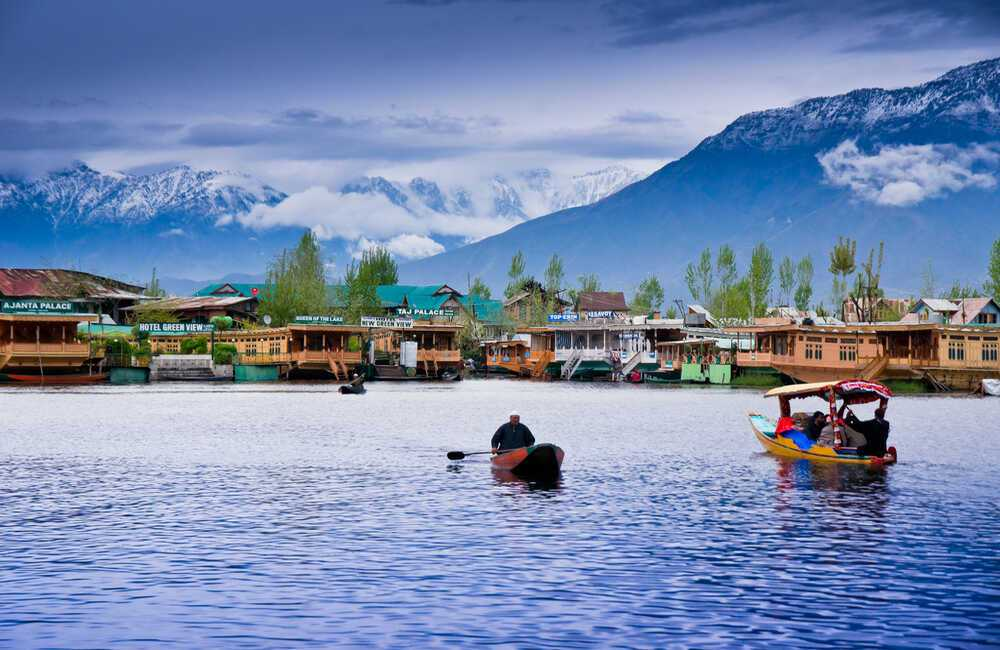
#> input picture assignments/assignment3/KASHMIR.jpg, 1000 x 650 px, found by its file name
$ python assignment3.py   (older library calls are emulated)
#> lines starting #> are read from the running program, lines starting #| are printed output that depends on the picture
### pixel_visions/utils.py
"""
utils.py

This module provides utility functions for common image processing tasks.
It supports loading, saving, resizing, converting to grayscale, and plotting
images, along with basic image manipulations. These utility functions are
designed to simplify and streamline the image processing workflows in the
Pixel-Visions project.

"""
import cv2
import numpy as np
import matplotlib
import matplotlib.pyplot as plt
from enum import Enum, auto
from typing import Dict, Tuple, List, Any, Callable

class ImageLoadType(Enum):
    COLOR = cv2.IMREAD_COLOR
    GRAYSCALE = cv2.IMREAD_GRAYSCALE
    UNCHANGED = cv2.IMREAD_UNCHANGED


def load_image(image_path:str, image_load_type: ImageLoadType = ImageLoadType.UNCHANGED) -> np.ndarray:
    """
    Loads the image from the image file path and returns a numpy array represenation of the image.

    Parameters:
        - image_path(str)                   : The path to the image file.
        - image_load_type(ImageLoadType)    : The type of image loading (COLOR, GRAYSCALE, UNCHANGED)

    Returns:
        - np.ndarray        : The numpy array representation of the image.
    """
#> called with image_path = 'Input_Images/KASHMIR.jpg'
    image = cv2.imread(image_path, image_load_type.value)
#> image is the input picture: shape (650, 1000, 3); mean B, G, R 174.1, 137.7, 118.9
#> call 3 of load_image, with image_path = 'Input_Images/KASHMIR.jpg'
#> in load_image (call 3), `image = cv2.imread(image_path, image_load_type.value)`:
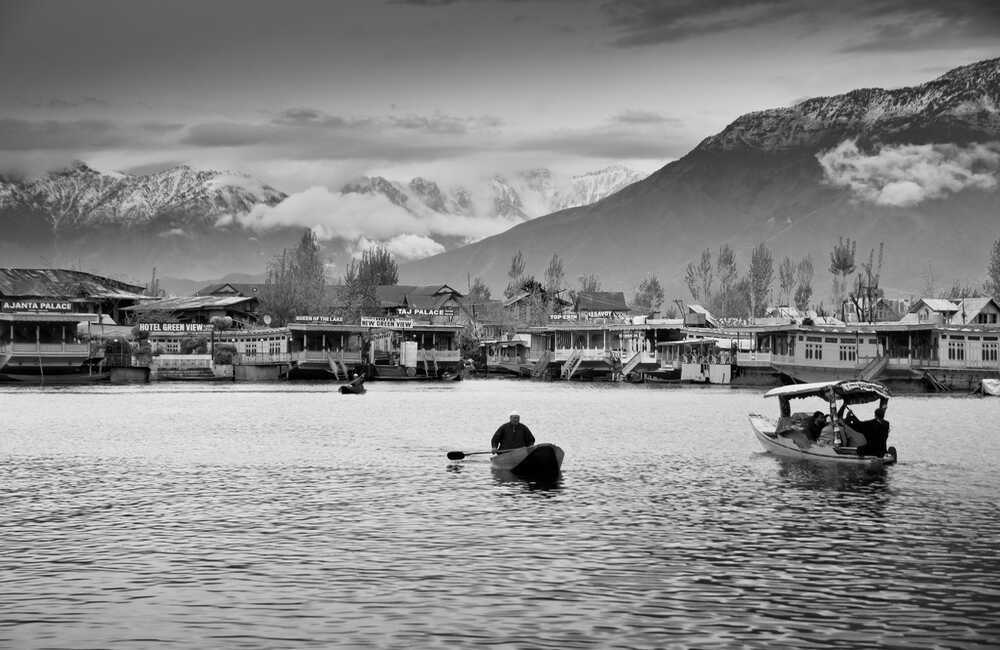
#> image: shape (650, 1000); min 0, max 255, mean 136.3
#> in apply (call 2), `return self.function(image, *args, **kwargs)`:
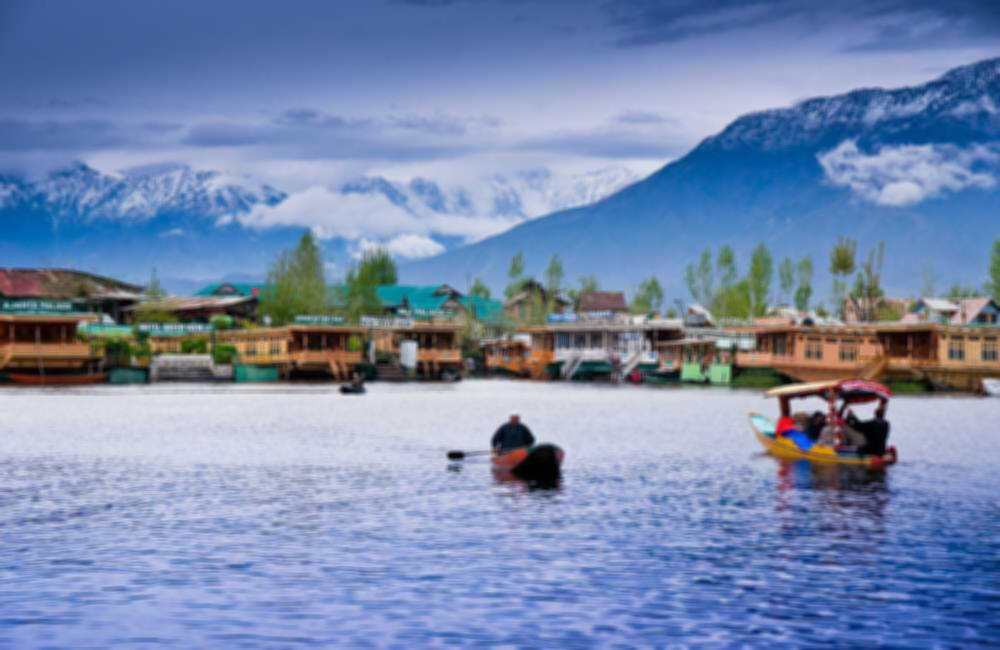
#> returned value: shape (650, 1000, 3); mean of channels 0, 1, 2 174.1, 137.8, 118.9; drawn as B, G, R

    if image is None:
        raise FileNotFoundError(f"Image not found at path: {image_path}")
    return image

# [16 lines left out: function save_image, not called in this run]

def plot_images(images: Dict[str, np.ndarray], outputfile: str = None, title: str = "", axis: str = "off") -> None:
    """
    Display the images with the given title.

    Parameters:
        - images (Dict[str, np.ndarray]) : Dictionary of images to plot
        - title (str)                    : Text to display as title of the plot
        - outputfile (str)               : The output file path.
        - axis (str)                     : String to display the axis in the plot. Default is OFF.
    """
#> called with title = 'Filtered GrayScale Image', axis = 'off'

    if images is None or not images:
        raise ValueError("ERROR: Images not available or empty.")

    for key, image in images.items():
        if not isinstance(image, np.ndarray):
            raise ValueError(f"ERROR: Image '{key}' is not a valid NumPy array.")
#> this loop made 6 passes
#> key on passes 1 to 6: 'Original Image', "'Gaussian", 'Average', 'Median', 'Bilateral', 'Box'

    num_cols = 2 if len(images) > 1 else 1
#> num_cols = 2
    num_rows = (len(images) + num_cols - 1) // num_cols
#> num_rows = 3

    plt.figure(figsize=(30 , 12 * num_rows))

    for i, (key, image) in enumerate(images.items()):
        plt.subplot(num_rows, num_cols, i + 1)

        # Check for binary images (values 0 or 1)
        if image.ndim == 2:  # Grayscale or binary image
            if image.max() <= 1:  # Binary image
                image = (image * 255).astype(np.uint8)  # Convert to 0-255 range
            plt.imshow(image, cmap="gray")
        elif image.ndim == 3:  # Colored image
            plt.imshow(cv2.cvtColor(image, cv2.COLOR_BGR2RGB))
        else:
            raise ValueError(f"ERROR: Image '{key}' has unsupported shape: {image.shape}")

        plt.axis(axis)
        plt.title(key, fontsize=14)

    plt.suptitle(title, fontsize=16)
    plt.tight_layout(rect=[0, 0, 1, 0.95])
    if outputfile:
        plt.savefig(outputfile)
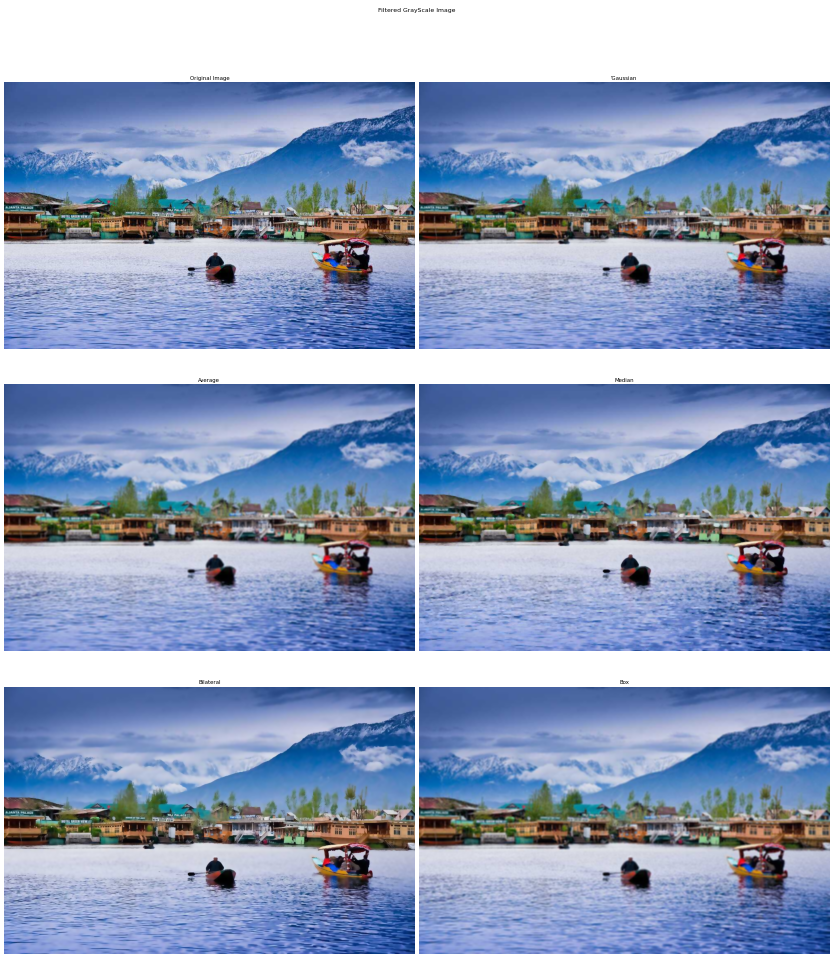
#> figure drawn by matplotlib, 6 panels

    # print(outputfile)
    plt.show()
    # Close the figure after showing
    plt.close()

# [188 lines left out: functions display_image_statistics, get_image_size, get_pixel_statistics, threshold_image, normalize_image, subtract_images and 1 more, not called in this run]

class NoiseType(Enum):
    GAUSSIAN = ("GAUSSIAN", lambda image, **kwargs: add_gaussian_noise(image, **kwargs))
    SALT_AND_PEPPER = ("SALT_AND_PEPPER", lambda image, **kwargs: add_salt_and_pepper_noise(image, **kwargs))

    def __init__(self, name:str, function:Callable):
        """
        Initializes the noise type enum member.

        Parameters:
            name (str): The name of the noise type as a string.
            function (Callable[[np.ndarray, Any], np.ndarray]): The function associated with the noise type.
        """
        self._name = name
        self._function = function

    # [80 lines left out: functions name, apply, add_gaussian_noise, add_salt_and_pepper_noise, add_noise, not called in this run]

### pixel_visions/image_spatial_filtering.py
"""
Filtering in image processing refers to the process of modifying or enhancing an image
by manipulating its pixel values based on specific algorithms or mathematical operations.
It is widely used to improve image quality, extract features, or prepare images for further analysis.
Types of Filtering
Spatial Filtering:
Involves manipulating the pixel values based on their neighboring pixels within a defined area or window.
    Low-Pass Filters (Smoothing): Reduce noise and blur the image (e.g., Gaussian filter, average filter).
    High-Pass Filters (Sharpening): Enhance edges and fine details (e.g., Laplacian filter, Sobel filter).
Frequency Domain Filtering:
    Involves transforming the image into the frequency domain using techniques like the Fast Fourier Transform (FFT).
    Filters are applied in the frequency domain, and the result is transformed back to the spatial domain.
    Common frequency filters include:
        High-Pass Filters: Emphasize high-frequency components (edges).
        Low-Pass Filters: Emphasize low-frequency components (smooth areas).
"""


import cv2
import numpy as np
from typing import Tuple
import matplotlib.pyplot as plt
from enum import Enum, auto
import pixel_visions.utils as u
from typing import Dict, Tuple, List, Any, Callable

# [123 lines left out: functions apply_filter, _apply_filter_grayscale, _apply_filter_color, not called in this run]

class SpatialFilter(Enum):
    GAUSSIAN = (cv2.GaussianBlur, "'Gaussian") # Smooth the image using a Gaussian kernel.
    AVERAGE = (cv2.blur, "Average") # Smooth the image.
    MEDIAN = (cv2.medianBlur, "Median") # Reduces salt-and-pepper noise
    BILATERAL = (cv2.bilateralFilter, "Bilateral") # Smoothes the image while preserving edges
    BOX = (cv2.boxFilter, "Box") # Apply a box filter (similar to the average filter but with more flexibility)
    def __init__(self, function: Any, name: str) -> None:
        """
        Initializes the spatial filter enum member.
        Args:
            function: The OpenCV function associated with the filter.
            name: The name of the filter as a string.
        """
        self._function = function
        self._name = name
    @property
    def function(self) -> Any:
        """Get the OpenCV function associated with the filter."""
        return self._function
    @property
    def name(self) -> str:
        """Get the name of the filter."""
        return self._name
    def apply(self, image: np.ndarray, *args: Tuple[Any], **kwargs: Any) -> np.ndarray:
        """
        Apply the filter to the given image with additional arguments.
        Args:
            image (np.ndarray): The input image to be filtered.
            *args: Additional positional arguments to pass to the filter function.
            **kwargs: Additional keyword arguments to pass to the filter function.
        Returns:
            np.ndarray: The filtered image.
        """
        return self.function(image, *args, **kwargs)

class EdgeDetection(Enum):
    SOBEL   = ("Sobel", lambda image, **kwargs: sobel_filter(image, **kwargs))
    CANNY   = ("Canny", lambda image, **kwargs: canny_filter(image, **kwargs))
    PREWITT = ("Prewitt", lambda image, **kwargs: prewitt_filter(image, **kwargs))
    ROBERTS = ("Roberts", lambda image, **kwargs: roberts_filter(image, **kwargs))
    GAUSSIAN_DERIVATIVE = ("Gaussian_derivative", lambda image, **kwargs:apply_custom_sobel_filter(image, **kwargs))


    def __init__(self, name: str, function: Callable):
        """
        Initializes the edge detection enum member.

        Args:
            name: The name of the Edge detection filter as a string.
            function: The function associated with the edge detection filter.
        """
        self._name = name
        self._function = function

    # [173 lines left out: functions name, apply, sobel_filter, canny_filter, prewitt_filter, roberts_filter and 1 more, not called in this run]

### assignments/assignment3/assignment3.py
import pixel_visions.utils as u
import pixel_visions.image_scaling as i
import pixel_visions.image_transformations as t
import pixel_visions.image_spatial_filtering as sf
import numpy as np

# Load, save and plot the input image

# Folder path
assignment_folder = "assignments/assignment3/Output/"

# Image file paths
input_image_path = "Input_Images/KASHMIR.jpg"
output_image_path = assignment_folder + "Nature1.jpg"
plot_image_path = assignment_folder + "Nature1_plot.jpg"


# Define dictionary of output images
output_images = {}
original_image = u.load_image(input_image_path, image_load_type=u.ImageLoadType.UNCHANGED)
output_images['Original_Image'] = original_image

color_image = u.load_image(input_image_path, image_load_type=u.ImageLoadType.COLOR)
output_images['Color_Image'] = color_image

grayscale_image = u.load_image(input_image_path, image_load_type=u.ImageLoadType.GRAYSCALE)
output_images['Grayscale_Image'] = grayscale_image

# [41 lines of commented-out code are left out]

filtered_images = {}
filtered_images["Original Image"] = original_image
filtered_color_image_plot = assignment_folder + "3_Filtered_Color_Image.jpg"

# Apply Gaussian filter
filtered_images[sf.SpatialFilter.GAUSSIAN.name] = sf.SpatialFilter.GAUSSIAN.apply(original_image, (5, 5), 0)


# Apply Average filter
filtered_images[sf.SpatialFilter.AVERAGE.name] = sf.SpatialFilter.AVERAGE.apply(original_image, (5, 5))


# Apply Median filter
filtered_images[sf.SpatialFilter.MEDIAN.name] = sf.SpatialFilter.MEDIAN.apply(original_image, 5)


# Apply Bilateral filter
filtered_images[sf.SpatialFilter.BILATERAL.name] = sf.SpatialFilter.BILATERAL.apply(original_image, 9, 75, 75)


# Apply Box filter
filtered_images[sf.SpatialFilter.BOX.name] = sf.SpatialFilter.BOX.apply(original_image, -1, (5, 5), normalize=True)
u.plot_images(filtered_images,filtered_color_image_plot, title = "Filtered GrayScale Image")

$ run again, with assignments/assignment3/Buddha.jpg copied over assignments/assignment3/KASHMIR.jpg
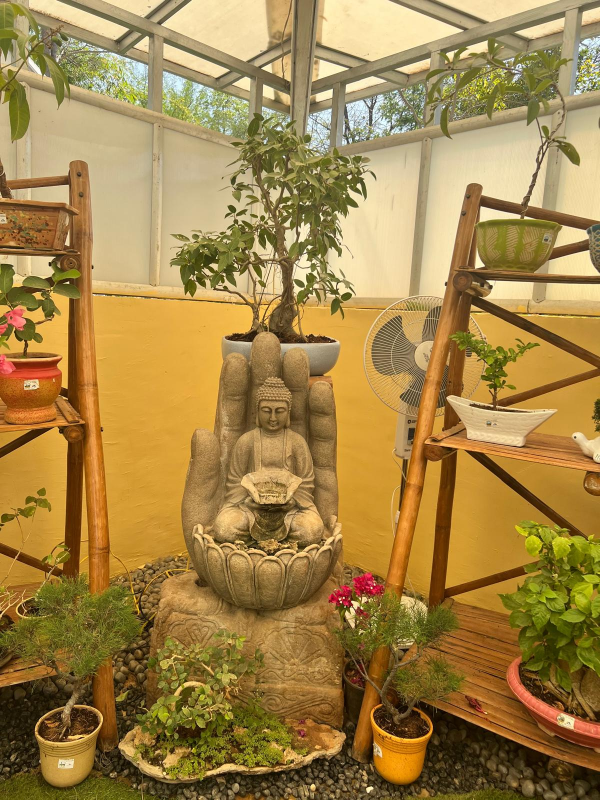
#> input picture assignments/assignment3/Buddha.jpg, 1200 x 1600 px, found by its file name (shown at 1/2 size)
#> in load_image, image is the input picture: shape (1600, 1200, 3); mean B, G, R 72.6, 132.3, 162.7
#> in load_image (call 3), `image = cv2.imread(image_path, image_load_type.value)`:
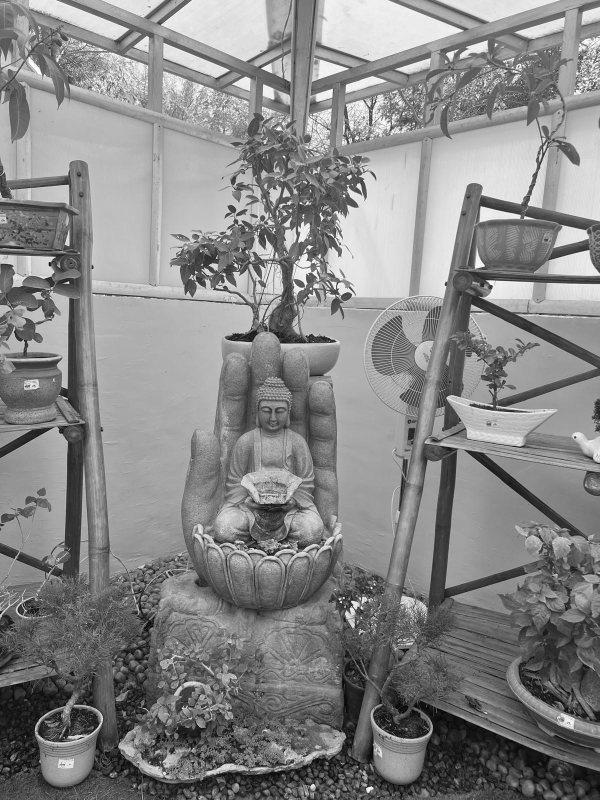
#> image: shape (1600, 1200) (shown at 1/2 size); min 0, max 255, mean 134.5
#> the loop in plot_images, `for key, image in images.items():` made 6 passes
#> key on passes 1 to 6: 'Original Image', "'Gaussian", 'Average', 'Median', 'Bilateral', 'Box'
#> num_cols = 2
#> num_rows = 3
#> the loop in plot_images, `for i, (key, image) in enumerate(images.items()):` made 6 passes

$ run again, with assignments/assignment3/Butterflies.jpg copied over assignments/assignment3/KASHMIR.jpg
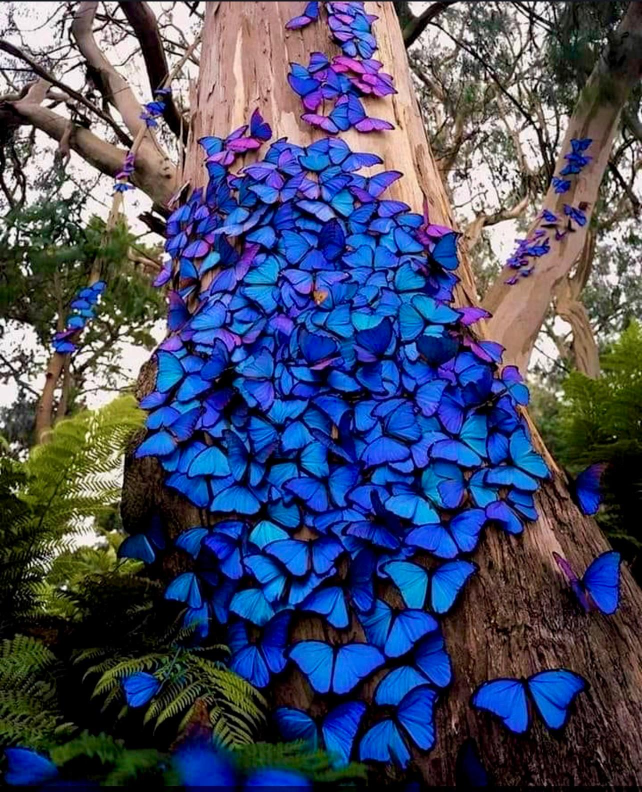
#> input picture assignments/assignment3/Butterflies.jpg, 1284 x 1584 px, found by its file name (shown at 1/2 size)
#> in load_image, image is the input picture: shape (1584, 1284, 3); mean B, G, R 103.9, 76.7, 70.3
#> in load_image (call 3), `image = cv2.imread(image_path, image_load_type.value)`:
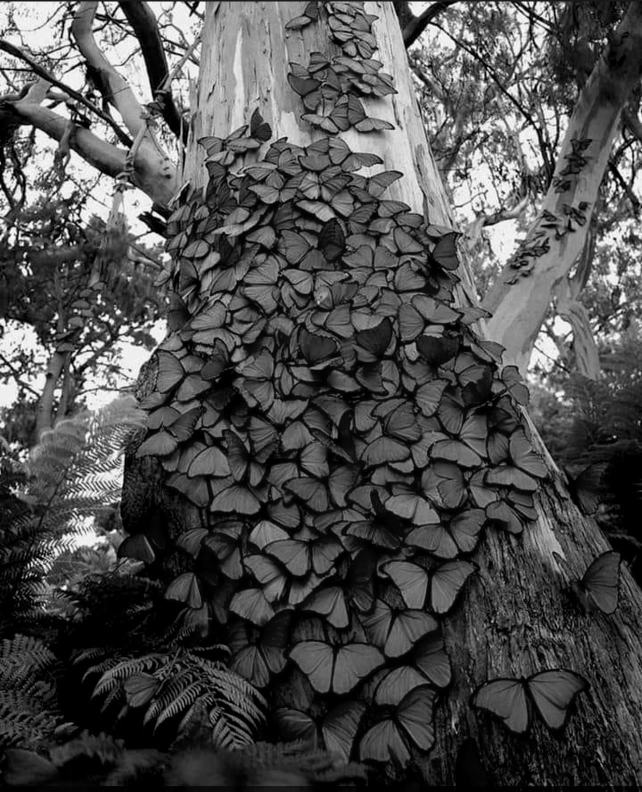
#> image: shape (1584, 1284) (shown at 1/2 size); min 0, max 255, mean 77.7
#> the loop in plot_images, `for key, image in images.items():` made 6 passes
#> key on passes 1 to 6: 'Original Image', "'Gaussian", 'Average', 'Median', 'Bilateral', 'Box'
#> num_cols = 2
#> num_rows = 3
#> the loop in plot_images, `for i, (key, image) in enumerate(images.items()):` made 6 passes

$ run again, with assignments/assignment3/Flower.jpg copied over assignments/assignment3/KASHMIR.jpg
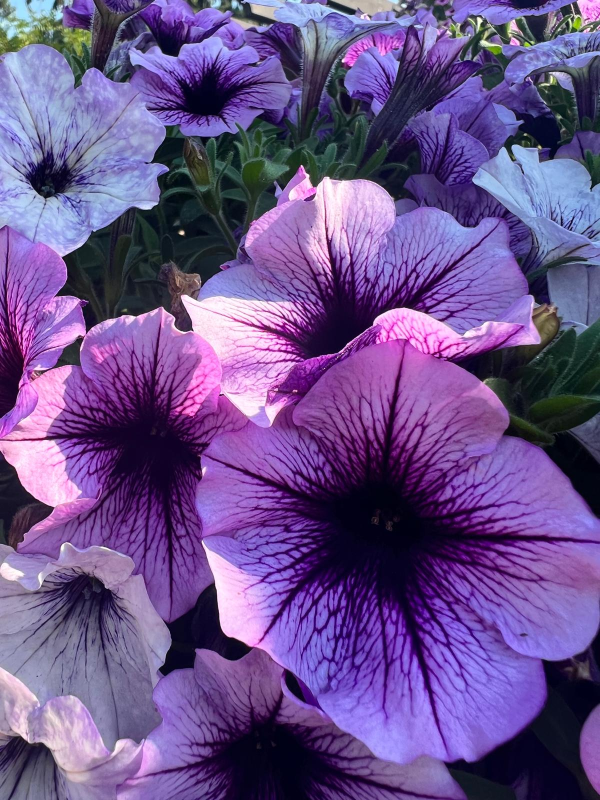
#> input picture assignments/assignment3/Flower.jpg, 1200 x 1600 px, found by its file name (shown at 1/2 size)
#> in load_image, image is the input picture: shape (1600, 1200, 3); mean B, G, R 140.4, 81.4, 106.9
#> in load_image (call 3), `image = cv2.imread(image_path, image_load_type.value)`:
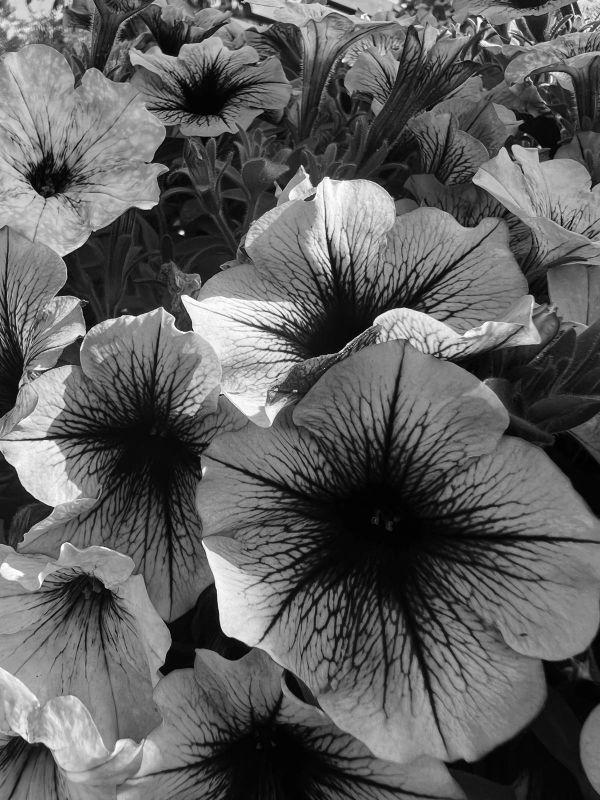
#> image: shape (1600, 1200) (shown at 1/2 size); min 0, max 255, mean 95.7
#> the loop in plot_images, `for key, image in images.items():` made 6 passes
#> key on passes 1 to 6: 'Original Image', "'Gaussian", 'Average', 'Median', 'Bilateral', 'Box'
#> num_cols = 2
#> num_rows = 3
#> the loop in plot_images, `for i, (key, image) in enumerate(images.items()):` made 6 passes
